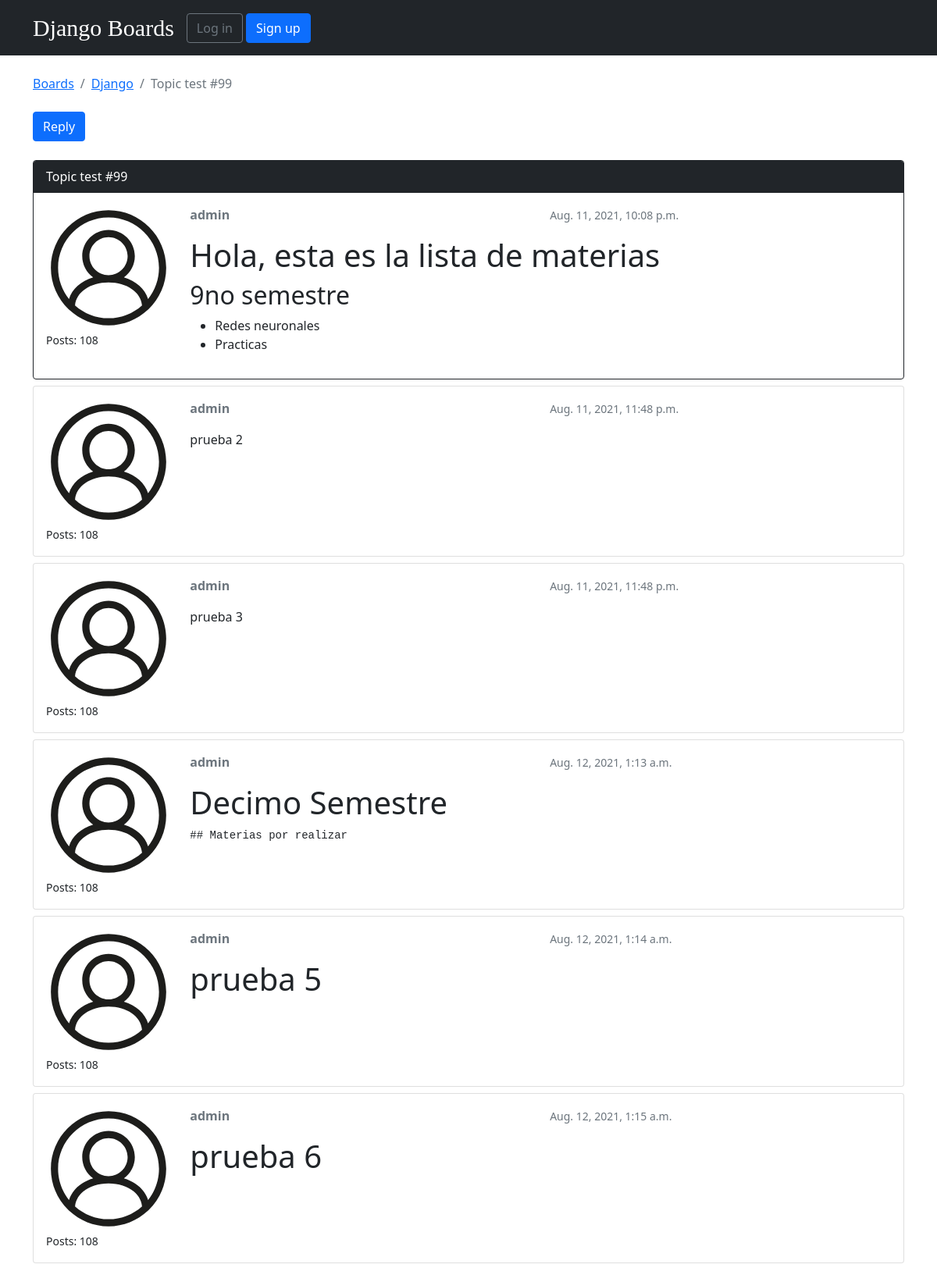
Screenshot of /boards/1/topics/104/ with the database file from the repository.
### boards/models.py (models this page shows, shortened)
class Topic(models.Model):
    subject = models.CharField(max_length=255)
    last_updated = models.DateTimeField(auto_now_add=True)
    board = models.ForeignKey(Board, related_name='topics', on_delete=models.CASCADE)
    starter = models.ForeignKey(User, related_name='topics', on_delete=models.CASCADE)
    views = models.PositiveIntegerField(default=0)

class Board(models.Model):
    name = models.CharField(max_length=30, unique=True)
    description = models.CharField(max_length=100)

class Post(models.Model):
    message = models.TextField(max_length=4000)
    topic = models.ForeignKey(Topic, related_name='posts', on_delete=models.CASCADE)
    created_at = models.DateTimeField(auto_now_add=True)
    updated_at = models.DateTimeField(null=True)
    created_by = models.ForeignKey(User, related_name='posts', on_delete=models.CASCADE)
    updated_by = models.ForeignKey(User, null=True, related_name='+', on_delete=models.CASCADE)
    def get_message_as_markdown(self):
        return mark_safe(markdown(self.message, safe_mode='escape'))

### boards/views.py (the view)
# urls.py: url(r'^boards/(?P<pk>\d+)/topics/(?P<topic_pk>\d+)/$', views.PostListView.as_view(), name='topic_posts'),
class PostListView(ListView):
    model = Post
    context_object_name = 'posts'
    template_name = 'topic_posts.html'
    paginate_by = 20
    def get_context_data(self, **kwargs):
        session_key = 'viewed_topic_{}'.format(self.topic.pk)
        if not self.request.session.get(session_key, False):
            self.topic.views += 1
            self.topic.save()
            self.request.session[session_key] = True
        kwargs['topic'] = self.topic
        return super().get_context_data(**kwargs)
    def get_queryset(self):
        self.topic = get_object_or_404(Topic, board__pk=self.kwargs.get('pk'), pk=self.kwargs.get('topic_pk'))
        queryset = self.topic.posts.order_by('created_at')
        return queryset

### templates/topic_posts.html (shortened to what this page needs)
{% extends 'base.html' %}
{% load static %}
{% block breadcrumb %}
  <li class="breadcrumb-item"><a href="{% url 'home' %}">Boards</a></li>
  <li class="breadcrumb-item"><a href="{% url 'board_topics' topic.board.pk %}">{{ topic.board.name }}</a></li>
  <li class="breadcrumb-item active">{{ topic.subject }}</li>
{% endblock %}
{% block content %}
  <div class="mb-4">
    <a href="{% url 'reply_topic' topic.board.pk topic.pk %}" class="btn btn-primary" role="button">Reply</a>
  </div>
  {% for post in posts %}
    <div class="card {% if forloop.last %}mb-4{% else %}mb-2{% endif %} {% if forloop.first %}border-dark{% endif %}">
      {% if forloop.first %}
        <div class="card-header text-white bg-dark py-2 px-3">{{ topic.subject }}</div>
      {% endif %}
      <div class="card-body p-3">
        <div class="row">
          <div class="col-2">
            <img src="{% static 'img/avatar.svg' %}" alt="{{ post.created_by.username }}" class="w-100">
            <small>Posts: {{ post.created_by.posts.count }}</small>
          </div>
          <div class="col-10">
            <div class="row mb-3">
              <div class="col-6">
                <strong class="text-muted">{{ post.created_by.username }}</strong>
              </div>
              <div class="col-6 text-right">
                <small class="text-muted">{{ post.created_at }}</small>
              </div>
            </div>
            {{ post.get_message_as_markdown }}
          </div>
        </div>
      </div>
    </div>
  {% endfor %}
{% endblock %}

### rows the page displays
Topic: board.name "Django", subject "Topic test #99"
Post: created_by.posts.count "108", created_by.username "admin", created_at "Aug. 11, 2021, 10:08 p.m.", get_message_as_markdown "Hola, esta es la lista de materias 9no semestre Redes neuronales Practicas"
Post: created_by.posts.count "108", created_by.username "admin", created_at "Aug. 11, 2021, 11:48 p.m.", get_message_as_markdown "prueba 2"
Post: created_by.posts.count "108", created_by.username "admin", created_at "Aug. 11, 2021, 11:48 p.m.", get_message_as_markdown "prueba 3"
Post: created_by.posts.count "108", created_by.username "admin", created_at "Aug. 12, 2021, 1:13 a.m.", get_message_as_markdown "Decimo Semestre ## Materias por realizar"
Post: created_by.posts.count "108", created_by.username "admin", created_at "Aug. 12, 2021, 1:14 a.m.", get_message_as_markdown "prueba 5"
Post: created_by.posts.count "108", created_by.username "admin", created_at "Aug. 12, 2021, 1:15 a.m.", get_message_as_markdown "prueba 6"
